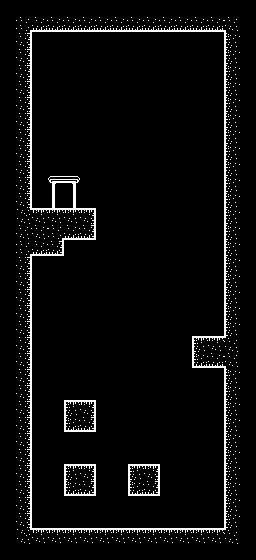

A 2D game scene composited from a Tiled map and its tileset images. What follows is a short description and the map's XML, with every tile layer's data as written:
An orthogonal 16x35 tile map with 16x16 px tiles, 1 tile layer (Tiles), 2 tilesets and 22 objects (7x R, 3x G, Floor, Right, P1, ...).

<map version="1.10" tiledversion="1.10.2" orientation="orthogonal" renderorder="right-down" width="16" height="35" tilewidth="16" tileheight="16" infinite="0" nextlayerid="9" nextobjectid="40">
 <tileset firstgid="1" source="amproject.tsx" />
 <tileset firstgid="50" source="dragonheart.tsx" />
 <layer id="1" name="Tiles" width="16" height="35">
  <data encoding="csv">
7,7,7,7,7,7,7,7,7,7,7,7,7,7,7,7,
7,1,30,30,30,30,30,30,30,30,30,30,30,30,2,7,
7,24,0,0,0,0,0,0,0,0,0,0,0,0,22,7,
7,24,0,0,0,0,0,0,0,0,0,0,0,0,22,7,
7,24,0,0,0,0,0,0,0,0,0,0,0,0,22,7,
7,24,0,0,0,0,0,0,0,0,0,0,0,0,22,7,
7,24,0,0,0,0,0,0,0,0,0,0,0,0,22,7,
7,24,0,0,0,0,0,0,0,0,0,0,0,0,22,7,
7,24,0,0,0,0,0,0,0,0,0,0,0,0,22,7,
7,24,0,0,0,0,0,0,0,0,0,0,0,0,22,7,
7,24,0,0,0,0,0,0,0,0,0,0,0,0,22,7,
7,24,0,36,37,0,0,0,0,0,0,0,0,0,22,7,
7,24,0,43,44,0,0,0,0,0,0,0,0,0,22,7,
7,8,16,16,16,17,0,0,0,0,0,0,0,0,22,7,
7,23,23,1,30,31,0,0,0,0,0,0,0,0,22,7,
7,1,30,31,0,0,0,0,0,0,0,0,0,0,22,7,
7,24,0,0,0,0,0,0,0,0,0,0,0,0,22,7,
7,24,0,0,0,0,0,0,0,0,0,0,0,0,22,7,
7,24,0,0,0,0,0,0,0,0,0,0,0,0,22,7,
7,24,0,0,0,0,0,0,0,0,0,0,0,0,22,7,
7,24,0,0,0,0,0,0,0,0,0,0,0,0,22,7,
7,24,0,0,0,0,0,0,0,0,0,0,15,16,9,7,
7,24,0,0,0,0,0,0,0,0,0,0,29,30,2,7,
7,24,0,0,0,0,0,0,0,0,0,0,0,0,22,7,
7,24,0,0,0,0,0,0,0,0,0,0,0,0,22,7,
7,24,0,0,15,17,0,0,0,0,0,0,0,0,22,7,
7,24,0,0,29,31,0,0,0,0,0,0,0,0,22,7,
7,24,0,0,0,0,0,0,0,0,0,0,0,0,22,7,
7,24,0,0,0,0,0,0,0,0,0,0,0,0,22,7,
7,24,0,0,15,17,0,0,15,17,0,0,0,0,22,7,
7,24,0,0,29,31,0,0,29,31,0,0,0,0,22,7,
7,24,0,0,0,0,0,0,0,0,0,0,0,0,22,7,
7,24,0,0,0,0,0,0,0,0,0,0,0,0,22,7,
7,8,16,16,16,16,16,16,16,16,16,16,16,16,9,7,
7,7,7,7,7,7,7,7,7,7,7,7,7,7,7,7
</data>
 </layer>
 <objectgroup id="8" name="Grounds" locked="1">
  <object id="27" name="Floor" x="16" y="528" width="224" height="8" />
  <object id="28" name="Right" x="224" y="16" width="8" height="528" />
  <object id="29" name="P1" x="192" y="336" width="48" height="32" />
  <object id="30" name="Left" x="24" y="16" width="8" height="528" />
  <object id="32" name="Ceiling" x="16" y="24" width="224" height="8" />
  <object id="33" x="16" y="208" width="80" height="32" />
  <object id="35" x="16" y="224" width="48" height="32" />
  <object id="36" x="128" y="464" width="32" height="32" />
  <object id="37" x="64" y="464" width="32" height="32" />
  <object id="38" x="64" y="400" width="32" height="32" />
 </objectgroup>
 <objectgroup id="7" name="OneWays" locked="1" />
 <objectgroup id="2" name="Start" locked="1">
  <object id="25" name="Start" x="200" y="528">
   <point />
  </object>
 </objectgroup>
 <objectgroup id="4" name="Spikes" locked="1" />
 <objectgroup id="5" name="Objects" locked="1">
  <object id="26" name="NextStage" x="64" y="192">
   <properties>
    <property name="class" value="scenePortal" />
    <property name="scene" value="LevelGreenZoneM4" />
   </properties>
   <point />
  </object>
 </objectgroup>
 <objectgroup id="6" name="Bricks" locked="1">
  <object id="14" name="R" x="96" y="496" width="32" height="32">
   <properties>
    <property name="color" value="red" />
   </properties>
  </object>
  <object id="15" name="R" x="64" y="432" width="32" height="32">
   <properties>
    <property name="color" value="red" />
   </properties>
  </object>
  <object id="16" name="G" x="128" y="432" width="32" height="32">
   <properties>
    <property name="color" value="green" />
   </properties>
  </object>
  <object id="17" name="R" x="128" y="368" width="32" height="32">
   <properties>
    <property name="color" value="red" />
   </properties>
  </object>
  <object id="18" name="R" x="64" y="304" width="32" height="32">
   <properties>
    <property name="color" value="red" />
   </properties>
  </object>
  <object id="19" name="R" x="128" y="272" width="32" height="32">
   <properties>
    <property name="color" value="red" />
   </properties>
  </object>
  <object id="20" name="R" x="192" y="208" width="32" height="32">
   <properties>
    <property name="color" value="red" />
   </properties>
  </object>
  <object id="21" name="R" x="96" y="208" width="32" height="32">
   <properties>
    <property name="color" value="red" />
   </properties>
  </object>
  <object id="22" name="G" x="128" y="304" width="32" height="32">
   <properties>
    <property name="color" value="green" />
   </properties>
  </object>
  <object id="23" name="G" x="160" y="240" width="32" height="32">
   <properties>
    <property name="color" value="green" />
   </properties>
  </object>
 </objectgroup>
</map>
